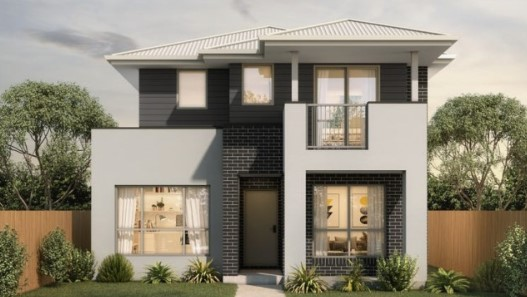
//> input picture chapter1/house.jpg, 527 x 297 px
$ ./ch1.main   (built with g++ and OpenCV 4)
//> lines starting //> are read from the running program, lines starting //| are printed output that depends on the picture
// opencv는 모듈별로 기능이 나누어져 있어 여러개의 헤더를 include 함
// #include <opencv2/opencv.hpp> : 하나만 include 하는 방법도 있음
// opencv와 c++는 충돌이 나는 라이브러리명이 없어 usingnamespace 사용 가능

// 이미지 다루기 //

#include <opencv2/core.hpp> // opencv 기본 자료구조 및 함수
#include <opencv2/imgcodecs.hpp> // image read & save
#include <opencv2/highgui.hpp> // interface
#include <opencv2/opencv.hpp>
#include <opencv2/imgproc.hpp> // canny function

// c++ headers
#include <iostream>

using namespace std;
using namespace cv;

int main()
{
	Mat image;
	image = imread("house.jpg", IMREAD_GRAYSCALE);
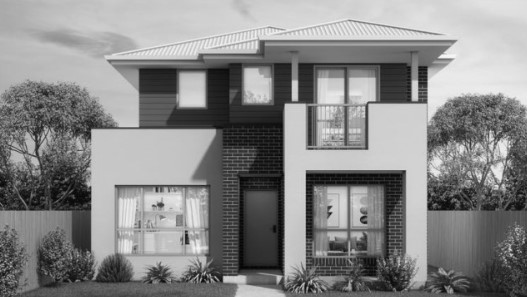
//> image: 297 rows x 527 cols, CV_8UC1; min 2, max 248, mean 135.5
	if (image.empty())
	{
		cout << "Could not open or find the i";
		return -1;
	}

	// second argument
	// WINDOW_NORMAL : 이미지 크기 자유롭게 조정 가능
	// WND_PROP_FULLSCREEN : 전체 화면
	namedWindow("Original", WND_PROP_FULLSCREEN);
	setWindowProperty("Original", WND_PROP_FULLSCREEN, WINDOW_FULLSCREEN);
	imshow("Original", image);
	waitKey(0);

	Canny(image, image, 50, 150);
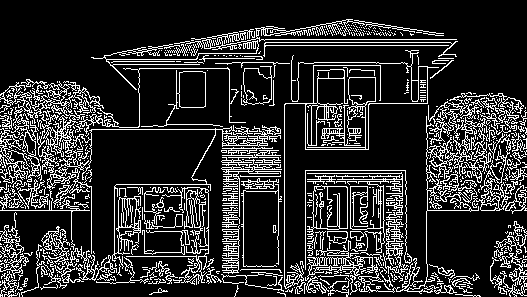
//> image: 297 rows x 527 cols, CV_8UC1; 18% white in thin lines or dots
	namedWindow("Canny", WINDOW_NORMAL);
	imshow("Canny", image);
	waitKey(5000); // 5sec

	return 0;
}
